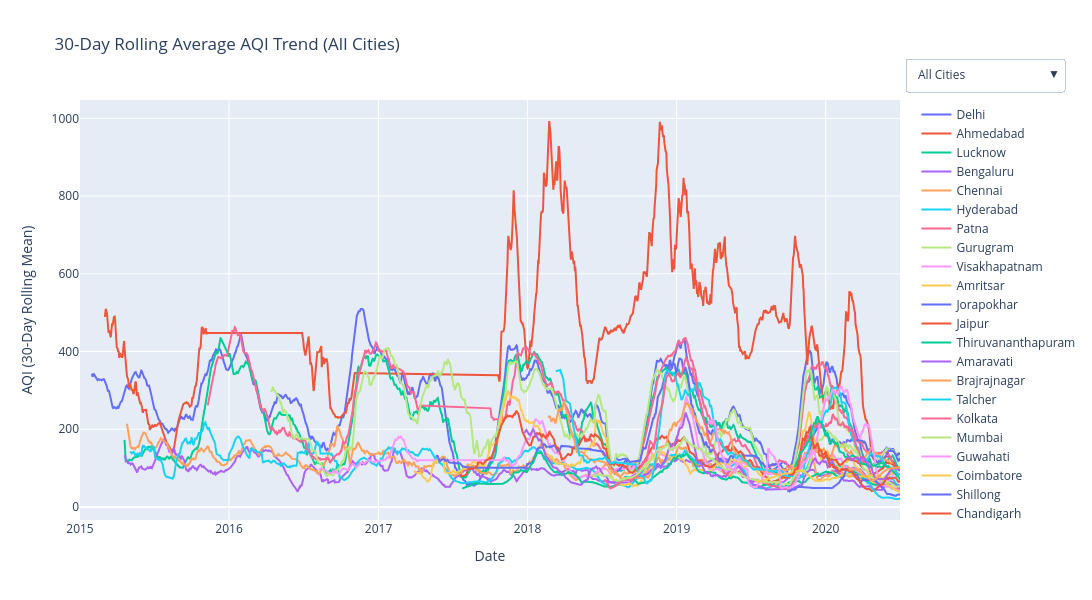

Notebook code for this chart:
### Markdown cell above
## 30-Day Rolling Average AQI Trend (All Cities)
This visualisation smooths short-term fluctuations by calculating a 30-day rolling mean of AQI for each city. It highlights long-term patterns, seasonal variations, and persistent pollution trends. The interactive filter allows focusing on individual cities for clearer comparison.

### Code cell
df_sorted = df.sort_values("Date")
df_sorted["AQI_rolling"] = df_sorted.groupby("City")["AQI"].rolling(30).mean().reset_index(0, drop=True)

cities = df_sorted["City"].unique()

# ---- Build figure ----
fig = go.Figure()

# Add one rolling line per city
for city in cities:
    df_city = df_sorted[df_sorted["City"] == city]

    fig.add_trace(go.Scatter(
        x=df_city["Date"],
        y=df_city["AQI_rolling"],
        mode="lines",
        name=city,
        visible=True
    ))

buttons = []

buttons.append(dict(
    label="All Cities",
    method="update",
    args=[
        {"visible": [True] * len(cities)},
        {"title": "30-Day Rolling Average AQI Trend (All Cities)"}
    ]
))

for i, city in enumerate(cities):
    visible = [False] * len(cities)
    visible[i] = True

    buttons.append(dict(
        label=city,
        method="update",
        args=[
            {"visible": visible},
            {"title": f"30-Day Rolling Average AQI Trend — {city}"}
        ]
    ))

fig.update_layout(
    title="30-Day Rolling Average AQI Trend (All Cities)",
    xaxis_title="Date",
    yaxis_title="AQI (30-Day Rolling Mean)",
    hovermode="x unified",
    width=1100,
    height=600,
    updatemenus=[
        dict(
            buttons=buttons,
            x=1.20,
            y=1.10,
            showactive=True
        )
    ]
)

fig.show()

### Figure 1 — Plotly figure (JSON) as saved in the notebook; plotly's stock layout.template omitted (floating-point values rounded to 4 significant figures; data arrays with more than 128 entries replaced by an {"elided": "..."} marker saying what was removed)
{"data": [{"mode": "lines", "name": "Delhi", "type": "scatter", "visible": true, "x": {"elided": "1999 str values"}, "y": {"elided": "1999 float values"}}, {"mode": "lines", "name": "Ahmedabad", "type": "scatter", "visible": true, "x": {"elided": "1334 str values"}, "y": {"elided": "1334 float values"}}, {"mode": "lines", "name": "Lucknow", "type": "scatter", "visible": true, "x": {"elided": "1893 str values"}, "y": {"elided": "1893 float values"}}, {"mode": "lines", "name": "Bengaluru", "type": "scatter", "visible": true, "x": {"elided": "1910 str values"}, "y": {"elided": "1910 float values"}}, {"mode": "lines", "name": "Chennai", "type": "scatter", "visible": true, "x": {"elided": "1884 str values"}, "y": {"elided": "1884 float values"}}, {"mode": "lines", "name": "Hyderabad", "type": "scatter", "visible": true, "x": {"elided": "1880 str values"}, "y": {"elided": "1880 float values"}}, {"mode": "lines", "name": "Patna", "type": "scatter", "visible": true, "x": {"elided": "1459 str values"}, "y": {"elided": "1459 float values"}}, {"mode": "lines", "name": "Gurugram", "type": "scatter", "visible": true, "x": {"elided": "1453 str values"}, "y": {"elided": "1453 float values"}}, {"mode": "lines", "name": "Visakhapatnam", "type": "scatter", "visible": true, "x": {"elided": "1171 str values"}, "y": {"elided": "1171 float values"}}, {"mode": "lines", "name": "Amritsar", "type": "scatter", "visible": true, "x": {"elided": "1126 str values"}, "y": {"elided": "1126 float values"}}, {"mode": "lines", "name": "Jorapokhar", "type": "scatter", "visible": true, "x": {"elided": "771 str values"}, "y": {"elided": "771 float values"}}, {"mode": "lines", "name": "Jaipur", "type": "scatter", "visible": true, "x": {"elided": "1094 str values"}, "y": {"elided": "1094 float values"}}, {"mode": "lines", "name": "Thiruvananthapuram", "type": "scatter", "visible": true, "x": {"elided": "1052 str values"}, "y": {"elided": "1052 float values"}}, {"mode": "lines", "name": "Amaravati", "type": "scatter", "visible": true, "x": {"elided": "841 str values"}, "y": {"elided": "841 float values"}}, {"mode": "lines", "name": "Brajrajnagar", "type": "scatter", "visible": true, "x": {"elided": "713 str values"}, "y": {"elided": "713 float values"}}, {"mode": "lines", "name": "Talcher", "type": "scatter", "visible": true, "x": {"elided": "698 str values"}, "y": {"elided": "698 float values"}}, {"mode": "lines", "name": "Kolkata", "type": "scatter", "visible": true, "x": {"elided": "754 str values"}, "y": {"elided": "754 float values"}}, {"mode": "lines", "name": "Mumbai", "type": "scatter", "visible": true, "x": {"elided": "775 str values"}, "y": {"elided": "775 float values"}}, {"mode": "lines", "name": "Guwahati", "type": "scatter", "visible": true, "x": {"elided": "495 str values"}, "y": {"elided": "495 float values"}}, {"mode": "lines", "name": "Coimbatore", "type": "scatter", "visible": true, "x": {"elided": "344 str values"}, "y": {"elided": "344 float values"}}, {"mode": "lines", "name": "Shillong", "type": "scatter", "visible": true, "x": {"elided": "205 str values"}, "y": {"elided": "205 float values"}}, {"mode": "lines", "name": "Chandigarh", "type": "scatter", "visible": true, "x": {"elided": "299 str values"}, "y": {"elided": "299 float values"}}, {"mode": "lines", "name": "Bhopal", "type": "scatter", "visible": true, "x": {"elided": "278 str values"}, "y": {"elided": "278 float values"}}, {"mode": "lines", "name": "Kochi", "type": "scatter", "visible": true, "x": {"elided": "158 str values"}, "y": {"elided": "158 float values"}}, {"mode": "lines", "name": "Ernakulam", "type": "scatter", "visible": true, "x": {"elided": "153 str values"}, "y": {"elided": "153 float values"}}, {"mode": "lines", "name": "Aizawl", "type": "scatter", "visible": true, "x": ["2020-03-12T00:00:00", "2020-03-13T00:00:00", "2020-03-14T00:00:00", "2020-03-15T00:00:00", "2020-03-16T00:00:00", "2020-03-17T00:00:00", "2020-03-18T00:00:00", "2020-03-19T00:00:00", "2020-03-20T00:00:00", "2020-03-21T00:00:00", "2020-03-22T00:00:00", "2020-03-23T00:00:00", "2020-03-24T00:00:00", "2020-03-25T00:00:00", "2020-03-26T00:00:00", "2020-03-27T00:00:00", "2020-03-28T00:00:00", "2020-03-29T00:00:00", "2020-03-30T00:00:00", "2020-03-31T00:00:00", "2020-04-01T00:00:00", "2020-04-02T00:00:00", "2020-04-03T00:00:00", "2020-04-04T00:00:00", "2020-04-05T00:00:00", "2020-04-06T00:00:00", "2020-04-07T00:00:00", "2020-04-08T00:00:00", "2020-04-09T00:00:00", "2020-04-10T00:00:00", "2020-04-11T00:00:00", "2020-04-12T00:00:00", "2020-04-13T00:00:00", "2020-04-14T00:00:00", "2020-04-15T00:00:00", "2020-04-16T00:00:00", "2020-04-17T00:00:00", "2020-04-18T00:00:00", "2020-04-19T00:00:00", "2020-04-20T00:00:00", "2020-04-21T00:00:00", "2020-04-22T00:00:00", "2020-04-23T00:00:00", "2020-04-24T00:00:00", "2020-04-25T00:00:00", "2020-04-26T00:00:00", "2020-04-27T00:00:00", "2020-04-28T00:00:00", "2020-04-29T00:00:00", "2020-04-30T00:00:00", "2020-05-01T00:00:00", "2020-05-02T00:00:00", "2020-05-03T00:00:00", "2020-05-04T00:00:00", "2020-05-05T00:00:00", "2020-05-06T00:00:00", "2020-05-07T00:00:00", "2020-05-08T00:00:00", "2020-05-09T00:00:00", "2020-05-10T00:00:00", "2020-05-11T00:00:00", "2020-05-12T00:00:00", "2020-05-13T00:00:00", "2020-05-14T00:00:00", "2020-05-15T00:00:00", "2020-05-16T00:00:00", "2020-05-17T00:00:00", "2020-05-18T00:00:00", "2020-05-19T00:00:00", "2020-05-20T00:00:00", "2020-05-21T00:00:00", "2020-05-22T00:00:00", "2020-05-23T00:00:00", "2020-05-24T00:00:00", "2020-05-25T00:00:00", "2020-05-26T00:00:00", "2020-05-27T00:00:00", "2020-05-28T00:00:00", "2020-05-29T00:00:00", "2020-05-30T00:00:00", "2020-05-31T00:00:00", "2020-06-01T00:00:00", "2020-06-02T00:00:00", "2020-06-03T00:00:00", "2020-06-04T00:00:00", "2020-06-05T00:00:00", "2020-06-06T00:00:00", "2020-06-07T00:00:00", "2020-06-08T00:00:00", "2020-06-09T00:00:00", "2020-06-10T00:00:00", "2020-06-12T00:00:00", "2020-06-13T00:00:00", "2020-06-14T00:00:00", "2020-06-15T00:00:00", "2020-06-16T00:00:00", "2020-06-17T00:00:00", "2020-06-18T00:00:00", "2020-06-19T00:00:00", "2020-06-20T00:00:00", "2020-06-21T00:00:00", "2020-06-22T00:00:00", "2020-06-23T00:00:00", "2020-06-24T00:00:00", "2020-06-25T00:00:00", "2020-06-26T00:00:00", "2020-06-27T00:00:00", "2020-06-28T00:00:00", "2020-06-29T00:00:00", "2020-06-30T00:00:00", "2020-07-01T00:00:00"], "y": [null, null, null, null, null, null, null, null, null, null, null, null, null, null, null, null, null, null, null, null, null, null, null, null, null, null, null, null, null, 61.7, 61.8, 61.17, 60.5, 60.3, 61.03, 61.33, 60.73, 59.67, 58.17, 56.63, 55.03, 53.93, 52.37, 49.93, 47.6, 45.47, 43.73, 41.67, 40.3, 39.23, 37.83, 36.37, 35.2, 34.4, 33.57, 32.63, 31.27, 30.43, 29.27, 27.93, 27.27, 27.43, 27.57, 26.53, 25.03, 24.1, 23.67, 23.5, 23.77, 23.77, 23.67, 23.73, 23.83, 24.1, 24.13, 24.17, 24.23, 24.3, 24.33, 24.37, 24.33, 24.3, 24.33, 24.37, 24.37, 24.73, 24.73, 24.7, 24.73, 24.7, 24.17, 23.27, 22.37, 21.9, 21.5, 21.43, 21.43, 21.23, 20.83, 20.67, 20.63, 20.57, 20.5, 20.43, 20.87, 20.93, 20.87, 20.8, 20.8, 20.8, 20.83]}], "layout": {"height": 600, "hovermode": "x unified", "title": {"text": "30-Day Rolling Average AQI Trend (All Cities)"}, "updatemenus": [{"buttons": [{"args": [{"visible": [true, true, true, true, true, true, true, true, true, true, true, true, true, true, true, true, true, true, true, true, true, true, true, true, true, true]}, {"title": "30-Day Rolling Average AQI Trend (All Cities)"}], "label": "All Cities", "method": "update"}, {"args": [{"visible": [true, false, false, false, false, false, false, false, false, false, false, false, false, false, false, false, false, false, false, false, false, false, false, false, false, false]}, {"title": "30-Day Rolling Average AQI Trend — Delhi"}], "label": "Delhi", "method": "update"}, {"args": [{"visible": [false, true, false, false, false, false, false, false, false, false, false, false, false, false, false, false, false, false, false, false, false, false, false, false, false, false]}, {"title": "30-Day Rolling Average AQI Trend — Ahmedabad"}], "label": "Ahmedabad", "method": "update"}, {"args": [{"visible": [false, false, true, false, false, false, false, false, false, false, false, false, false, false, false, false, false, false, false, false, false, false, false, false, false, false]}, {"title": "30-Day Rolling Average AQI Trend — Lucknow"}], "label": "Lucknow", "method": "update"}, {"args": [{"visible": [false, false, false, true, false, false, false, false, false, false, false, false, false, false, false, false, false, false, false, false, false, false, false, false, false, false]}, {"title": "30-Day Rolling Average AQI Trend — Bengaluru"}], "label": "Bengaluru", "method": "update"}, {"args": [{"visible": [false, false, false, false, true, false, false, false, false, false, false, false, false, false, false, false, false, false, false, false, false, false, false, false, false, false]}, {"title": "30-Day Rolling Average AQI Trend — Chennai"}], "label": "Chennai", "method": "update"}, {"args": [{"visible": [false, false, false, false, false, true, false, false, false, false, false, false, false, false, false, false, false, false, false, false, false, false, false, false, false, false]}, {"title": "30-Day Rolling Average AQI Trend — Hyderabad"}], "label": "Hyderabad", "method": "update"}, {"args": [{"visible": [false, false, false, false, false, false, true, false, false, false, false, false, false, false, false, false, false, false, false, false, false, false, false, false, false, false]}, {"title": "30-Day Rolling Average AQI Trend — Patna"}], "label": "Patna", "method": "update"}, {"args": [{"visible": [false, false, false, false, false, false, false, true, false, false, false, false, false, false, false, false, false, false, false, false, false, false, false, false, false, false]}, {"title": "30-Day Rolling Average AQI Trend — Gurugram"}], "label": "Gurugram", "method": "update"}, {"args": [{"visible": [false, false, false, false, false, false, false, false, true, false, false, false, false, false, false, false, false, false, false, false, false, false, false, false, false, false]}, {"title": "30-Day Rolling Average AQI Trend — Visakhapatnam"}], "label": "Visakhapatnam", "method": "update"}, {"args": [{"visible": [false, false, false, false, false, false, false, false, false, true, false, false, false, false, false, false, false, false, false, false, false, false, false, false, false, false]}, {"title": "30-Day Rolling Average AQI Trend — Amritsar"}], "label": "Amritsar", "method": "update"}, {"args": [{"visible": [false, false, false, false, false, false, false, false, false, false, true, false, false, false, false, false, false, false, false, false, false, false, false, false, false, false]}, {"title": "30-Day Rolling Average AQI Trend — Jorapokhar"}], "label": "Jorapokhar", "method": "update"}, {"args": [{"visible": [false, false, false, false, false, false, false, false, false, false, false, true, false, false, false, false, false, false, false, false, false, false, false, false, false, false]}, {"title": "30-Day Rolling Average AQI Trend — Jaipur"}], "label": "Jaipur", "method": "update"}, {"args": [{"visible": [false, false, false, false, false, false, false, false, false, false, false, false, true, false, false, false, false, false, false, false, false, false, false, false, false, false]}, {"title": "30-Day Rolling Average AQI Trend — Thiruvananthapuram"}], "label": "Thiruvananthapuram", "method": "update"}, {"args": [{"visible": [false, false, false, false, false, false, false, false, false, false, false, false, false, true, false, false, false, false, false, false, false, false, false, false, false, false]}, {"title": "30-Day Rolling Average AQI Trend — Amaravati"}], "label": "Amaravati", "method": "update"}, {"args": [{"visible": [false, false, false, false, false, false, false, false, false, false, false, false, false, false, true, false, false, false, false, false, false, false, false, false, false, false]}, {"title": "30-Day Rolling Average AQI Trend — Brajrajnagar"}], "label": "Brajrajnagar", "method": "update"}, {"args": [{"visible": [false, false, false, false, false, false, false, false, false, false, false, false, false, false, false, true, false, false, false, false, false, false, false, false, false, false]}, {"title": "30-Day Rolling Average AQI Trend — Talcher"}], "label": "Talcher", "method": "update"}, {"args": [{"visible": [false, false, false, false, false, false, false, false, false, false, false, false, false, false, false, false, true, false, false, false, false, false, false, false, false, false]}, {"title": "30-Day Rolling Average AQI Trend — Kolkata"}], "label": "Kolkata", "method": "update"}, {"args": [{"visible": [false, false, false, false, false, false, false, false, false, false, false, false, false, false, false, false, false, true, false, false, false, false, false, false, false, false]}, {"title": "30-Day Rolling Average AQI Trend — Mumbai"}], "label": "Mumbai", "method": "update"}, {"args": [{"visible": [false, false, false, false, false, false, false, false, false, false, false, false, false, false, false, false, false, false, true, false, false, false, false, false, false, false]}, {"title": "30-Day Rolling Average AQI Trend — Guwahati"}], "label": "Guwahati", "method": "update"}, {"args": [{"visible": [false, false, false, false, false, false, false, false, false, false, false, false, false, false, false, false, false, false, false, true, false, false, false, false, false, false]}, {"title": "30-Day Rolling Average AQI Trend — Coimbatore"}], "label": "Coimbatore", "method": "update"}, {"args": [{"visible": [false, false, false, false, false, false, false, false, false, false, false, false, false, false, false, false, false, false, false, false, true, false, false, false, false, false]}, {"title": "30-Day Rolling Average AQI Trend — Shillong"}], "label": "Shillong", "method": "update"}, {"args": [{"visible": [false, false, false, false, false, false, false, false, false, false, false, false, false, false, false, false, false, false, false, false, false, true, false, false, false, false]}, {"title": "30-Day Rolling Average AQI Trend — Chandigarh"}], "label": "Chandigarh", "method": "update"}, {"args": [{"visible": [false, false, false, false, false, false, false, false, false, false, false, false, false, false, false, false, false, false, false, false, false, false, true, false, false, false]}, {"title": "30-Day Rolling Average AQI Trend — Bhopal"}], "label": "Bhopal", "method": "update"}, {"args": [{"visible": [false, false, false, false, false, false, false, false, false, false, false, false, false, false, false, false, false, false, false, false, false, false, false, true, false, false]}, {"title": "30-Day Rolling Average AQI Trend — Kochi"}], "label": "Kochi", "method": "update"}, {"args": [{"visible": [false, false, false, false, false, false, false, false, false, false, false, false, false, false, false, false, false, false, false, false, false, false, false, false, true, false]}, {"title": "30-Day Rolling Average AQI Trend — Ernakulam"}], "label": "Ernakulam", "method": "update"}, {"args": [{"visible": [false, false, false, false, false, false, false, false, false, false, false, false, false, false, false, false, false, false, false, false, false, false, false, false, false, true]}, {"title": "30-Day Rolling Average AQI Trend — Aizawl"}], "label": "Aizawl", "method": "update"}], "showactive": true, "x": 1.2, "y": 1.1}], "width": 1100, "xaxis": {"title": {"text": "Date"}}, "yaxis": {"title": {"text": "AQI (30-Day Rolling Mean)"}}}}
